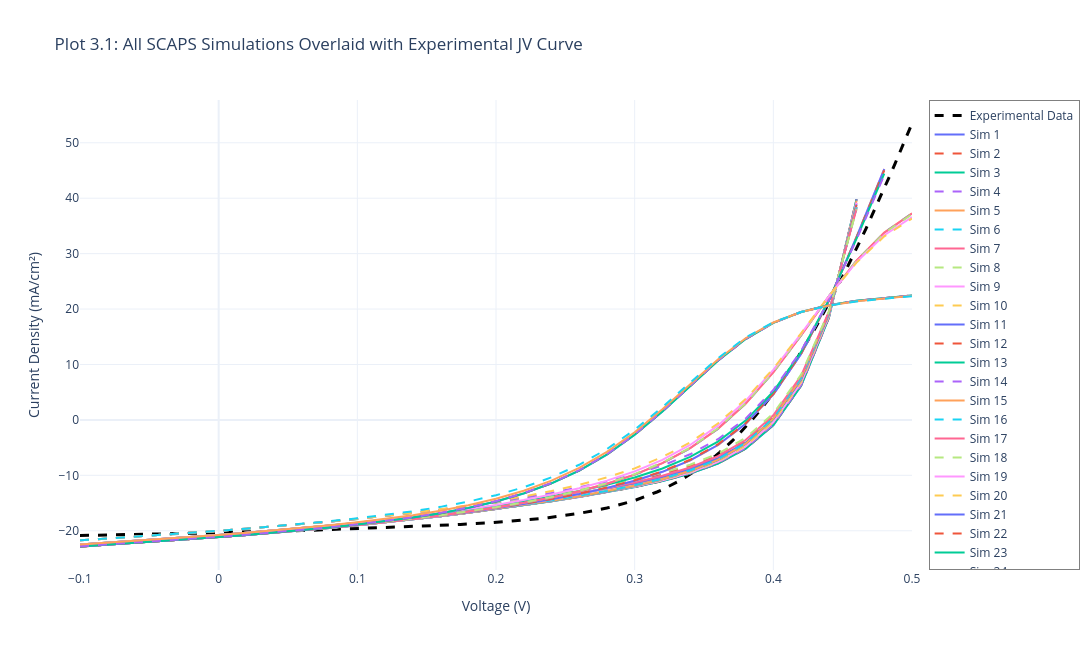

Notebook cell for this chart:
### Markdown cell above
## Section 3.1: Overlay Comparison - All Simulations vs Experimental Data

### Overview
This section provides a comprehensive visual comparison by overlaying all SCAPS simulation J-V curves on the same plot as the experimental data. This overlay approach allows for:

- **Direct shape comparison**: Visually assess which simulations best match the experimental curve shape
- **Parameter range assessment**: Understand the spread of voltages, currents, and fill factors across all simulations
- **Quality of model fit**: Quickly identify if any simulations closely track the experimental behavior across the full J-V range
- **Anomaly detection**: Spot simulations that deviate significantly from the general trend

This visualization complements the parameter-based matching in the following section and provides intuitive insight into device behavior.

### Code cell
# ------------------ PLOT 3.1: ALL SIMULATIONS + EXPERIMENTAL OVERLAY ------------------
fig_overlay = go.Figure()

# Add experimental data first (so it appears at the back)
fig_overlay.add_trace(go.Scatter(
    x=exp_data['v(V)'], 
    y=exp_data['jtot(mA/cm2)'], 
    mode='lines', 
    name='Experimental Data', 
    line=dict(color='black', width=3, dash='dash'),
    hovertemplate='<b>Experimental</b><br>V: %{x:.3f} V<br>J: %{y:.2f} mA/cm²<extra></extra>'
))

# Add all SCAPS simulations
colors = []
import plotly.express as px
color_palette = px.colors.qualitative.Plotly
for i, d in enumerate(scaps_data):
    # Filter to experimental maximum limits
    mask = (d['v(V)'] <= EXP_V_MAX) & (d['jtot(mA/cm2)'] <= EXP_J_MAX)
    v_filtered = d['v(V)'][mask]
    j_filtered = d['jtot(mA/cm2)'][mask]
    
    # Hover information
    hover_text = f"<b>{d['label']}</b><br>Voc: {d['Voc']:.3f} V<br>Jsc: {d['Jsc']:.2f} mA/cm²<br>FF: {d['FF']:.1f} %<br>η: {d['eta']:.2f} %"
    
    # Alternate between solid and dash line styles for better visibility
    line_dash = 'solid' if i % 2 == 0 else 'dash'
    line_color = color_palette[i % len(color_palette)]
    
    fig_overlay.add_trace(go.Scatter(
        x=v_filtered, 
        y=j_filtered, 
        mode='lines', 
        name=f"Sim {i+1}",
        line=dict(color=line_color, width=2, dash=line_dash),
        hovertemplate=hover_text + '<extra></extra>'
    ))

fig_overlay.update_layout(
    title='Plot 3.1: All SCAPS Simulations Overlaid with Experimental JV Curve',
    xaxis_title='Voltage (V)',
    yaxis_title='Current Density (mA/cm²)',
    hovermode='closest',
    template='plotly_white',
    width=1100,
    height=650,
    legend=dict(
        x=1.02,
        y=1,
        xanchor='left',
        yanchor='top',
        bgcolor='rgba(255, 255, 255, 0.7)',
        bordercolor='gray',
        borderwidth=1
    )
)
fig_overlay.show()

print(f"\n✅ Overlay plot created with {len(scaps_data)} simulations + 1 experimental curve")
print(f"   Experimental range: V ∈ [{exp_data['v(V)'].min():.3f}, {exp_data['v(V)'].max():.3f}] V")
print(f"                       J ∈ [{exp_data['jtot(mA/cm2)'].min():.2f}, {exp_data['jtot(mA/cm2)'].max():.2f}] mA/cm²")

### Figure 1 — Plotly figure (JSON) as saved in the notebook; plotly's stock layout.template omitted (floating-point values rounded to 4 significant figures; data arrays with more than 128 entries replaced by an {"elided": "..."} marker saying what was removed)
{"data": [{"hovertemplate": "<b>Experimental</b><br>V: %{x:.3f} V<br>J: %{y:.2f} mA/cm²<extra></extra>", "line": {"color": "black", "dash": "dash", "width": 3}, "mode": "lines", "name": "Experimental Data", "type": "scatter", "x": {"elided": "200 float values"}, "y": {"elided": "200 float values"}}, {"hovertemplate": "<b>Sb2Se3 / CdS (I1)>>Defect 1>>total density [1/cm²]: 1.00e+10</b><br>Voc: 0.403 V<br>Jsc: 21.14 mA/cm²<br>FF: 42.9 %<br>η: 3.66 %<extra></extra>", "line": {"color": "#636EFA", "dash": "solid", "width": 2}, "mode": "lines", "name": "Sim 1", "type": "scatter", "x": [-0.1, -0.08, -0.06, -0.04, -0.02, 0.0, 0.02, 0.04, 0.06, 0.08, 0.1, 0.12, 0.14, 0.16, 0.18, 0.2, 0.22, 0.24, 0.26, 0.28, 0.3, 0.32, 0.34, 0.36, 0.38, 0.4, 0.42, 0.44, 0.46], "y": [-22.84, -22.53, -22.2, -21.86, -21.51, -21.14, -20.76, -20.36, -19.93, -19.48, -19.01, -18.5, -17.95, -17.38, -16.76, -16.1, -15.41, -14.67, -13.89, -13.05, -12.12, -11.04, -9.7, -7.885, -5.207, -0.955, 6.151, 18.4, 39.83]}, {"hovertemplate": "<b>Sb2Se3 / CdS (I1)>>Defect 1>>total density [1/cm²]: 1.00e+10</b><br>Voc: 0.403 V<br>Jsc: 21.14 mA/cm²<br>FF: 42.9 %<br>η: 3.66 %<extra></extra>", "line": {"color": "#EF553B", "dash": "dash", "width": 2}, "mode": "lines", "name": "Sim 2", "type": "scatter", "x": [-0.1, -0.08, -0.06, -0.04, -0.02, 0.0, 0.02, 0.04, 0.06, 0.08, 0.1, 0.12, 0.14, 0.16, 0.18, 0.2, 0.22, 0.24, 0.26, 0.28, 0.3, 0.32, 0.34, 0.36, 0.38, 0.4, 0.42, 0.44, 0.46], "y": [-22.84, -22.53, -22.2, -21.86, -21.51, -21.14, -20.76, -20.36, -19.93, -19.48, -19.01, -18.5, -17.95, -17.37, -16.76, -16.1, -15.41, -14.67, -13.89, -13.05, -12.12, -11.04, -9.699, -7.884, -5.206, -0.9535, 6.153, 18.4, 39.83]}, {"hovertemplate": "<b>Sb2Se3 / CdS (I1)>>Defect 1>>total density [1/cm²]: 1.00e+10</b><br>Voc: 0.403 V<br>Jsc: 21.14 mA/cm²<br>FF: 42.9 %<br>η: 3.65 %<extra></extra>", "line": {"color": "#00CC96", "dash": "solid", "width": 2}, "mode": "lines", "name": "Sim 3", "type": "scatter", "x": [-0.1, -0.08, -0.06, -0.04, -0.02, 0.0, 0.02, 0.04, 0.06, 0.08, 0.1, 0.12, 0.14, 0.16, 0.18, 0.2, 0.22, 0.24, 0.26, 0.28, 0.3, 0.32, 0.34, 0.36, 0.38, 0.4, 0.42, 0.44, 0.46], "y": [-22.84, -22.52, -22.2, -21.86, -21.51, -21.14, -20.76, -20.35, -19.93, -19.48, -19.0, -18.49, -17.95, -17.37, -16.75, -16.1, -15.4, -14.67, -13.88, -13.04, -12.11, -11.03, -9.687, -7.871, -5.191, -0.9384, 6.166, 18.41, 39.82]}, {"hovertemplate": "<b>Sb2Se3 / CdS (I1)>>Defect 1>>total density [1/cm²]: 1.00e+10</b><br>Voc: 0.403 V<br>Jsc: 21.10 mA/cm²<br>FF: 42.7 %<br>η: 3.63 %<extra></extra>", "line": {"color": "#AB63FA", "dash": "dash", "width": 2}, "mode": "lines", "name": "Sim 4", "type": "scatter", "x": [-0.1, -0.08, -0.06, -0.04, -0.02, 0.0, 0.02, 0.04, 0.06, 0.08, 0.1, 0.12, 0.14, 0.16, 0.18, 0.2, 0.22, 0.24, 0.26, 0.28, 0.3, 0.32, 0.34, 0.36, 0.38, 0.4, 0.42, 0.44, 0.46], "y": [-22.8, -22.48, -22.16, -21.82, -21.46, -21.1, -20.71, -20.31, -19.88, -19.43, -18.95, -18.44, -17.89, -17.31, -16.69, -16.03, -15.34, -14.6, -13.81, -12.96, -12.02, -10.93, -9.577, -7.75, -5.063, -0.8087, 6.281, 18.47, 39.75]}, {"hovertemplate": "<b>Sb2Se3 / CdS (I1)>>Defect 1>>total density [1/cm²]: 1.00e+10</b><br>Voc: 0.401 V<br>Jsc: 20.76 mA/cm²<br>FF: 41.9 %<br>η: 3.49 %<extra></extra>", "line": {"color": "#FFA15A", "dash": "solid", "width": 2}, "mode": "lines", "name": "Sim 5", "type": "scatter", "x": [-0.1, -0.08, -0.06, -0.04, -0.02, 0.0, 0.02, 0.04, 0.06, 0.08, 0.1, 0.12, 0.14, 0.16, 0.18, 0.2, 0.22, 0.24, 0.26, 0.28, 0.3, 0.32, 0.34, 0.36, 0.38, 0.4, 0.42, 0.44, 0.46], "y": [-22.49, -22.17, -21.84, -21.5, -21.14, -20.76, -20.37, -19.96, -19.53, -19.07, -18.59, -18.07, -17.51, -16.92, -16.29, -15.61, -14.9, -14.14, -13.33, -12.47, -11.51, -10.4, -9.029, -7.196, -4.518, -0.3075, 6.679, 18.66, 39.54]}, {"hovertemplate": "<b>Sb2Se3 / CdS (I1)>>Defect 1>>total density [1/cm²]: 1.00e+10</b><br>Voc: 0.400 V<br>Jsc: 20.02 mA/cm²<br>FF: 41.5 %<br>η: 3.32 %<extra></extra>", "line": {"color": "#19D3F3", "dash": "dash", "width": 2}, "mode": "lines", "name": "Sim 6", "type": "scatter", "x": [-0.1, -0.08, -0.06, -0.04, -0.02, 0.0, 0.02, 0.04, 0.06, 0.08, 0.1, 0.12, 0.14, 0.16, 0.18, 0.2, 0.22, 0.24, 0.26, 0.28, 0.3, 0.32, 0.34, 0.36, 0.38, 0.4, 0.42, 0.44, 0.46], "y": [-21.73, -21.41, -21.09, -20.74, -20.39, -20.02, -19.63, -19.23, -18.8, -18.34, -17.86, -17.35, -16.8, -16.22, -15.6, -14.94, -14.24, -13.5, -12.71, -11.87, -10.94, -9.858, -8.528, -6.741, -4.12, 0.017, 6.905, 18.75, 39.44]}, {"hovertemplate": "<b>Sb2Se3 / CdS (I1)>>Defect 1>>total density [1/cm²]: 5.00e+10</b><br>Voc: 0.401 V<br>Jsc: 21.14 mA/cm²<br>FF: 42.8 %<br>η: 3.64 %<extra></extra>", "line": {"color": "#FF6692", "dash": "solid", "width": 2}, "mode": "lines", "name": "Sim 7", "type": "scatter", "x": [-0.1, -0.08, -0.06, -0.04, -0.02, 0.0, 0.02, 0.04, 0.06, 0.08, 0.1, 0.12, 0.14, 0.16, 0.18, 0.2, 0.22, 0.24, 0.26, 0.28, 0.3, 0.32, 0.34, 0.36, 0.38, 0.4, 0.42, 0.44, 0.46], "y": [-22.84, -22.53, -22.2, -21.86, -21.51, -21.14, -20.76, -20.36, -19.93, -19.48, -19.01, -18.5, -17.95, -17.37, -16.75, -16.09, -15.39, -14.65, -13.85, -12.99, -12.03, -10.9, -9.496, -7.593, -4.802, -0.4275, 6.745, 18.8, 39.19]}, {"hovertemplate": "<b>Sb2Se3 / CdS (I1)>>Defect 1>>total density [1/cm²]: 5.00e+10</b><br>Voc: 0.401 V<br>Jsc: 21.14 mA/cm²<br>FF: 42.8 %<br>η: 3.64 %<extra></extra>", "line": {"color": "#B6E880", "dash": "dash", "width": 2}, "mode": "lines", "name": "Sim 8", "type": "scatter", "x": [-0.1, -0.08, -0.06, -0.04, -0.02, 0.0, 0.02, 0.04, 0.06, 0.08, 0.1, 0.12, 0.14, 0.16, 0.18, 0.2, 0.22, 0.24, 0.26, 0.28, 0.3, 0.32, 0.34, 0.36, 0.38, 0.4, 0.42, 0.44, 0.46], "y": [-22.84, -22.53, -22.2, -21.86, -21.51, -21.14, -20.76, -20.36, -19.93, -19.48, -19.0, -18.5, -17.95, -17.37, -16.75, -16.09, -15.39, -14.65, -13.85, -12.99, -12.03, -10.9, -9.495, -7.592, -4.801, -0.426, 6.747, 18.8, 39.18]}, {"hovertemplate": "<b>Sb2Se3 / CdS (I1)>>Defect 1>>total density [1/cm²]: 5.00e+10</b><br>Voc: 0.401 V<br>Jsc: 21.14 mA/cm²<br>FF: 42.8 %<br>η: 3.63 %<extra></extra>", "line": {"color": "#FF97FF", "dash": "solid", "width": 2}, "mode": "lines", "name": "Sim 9", "type": "scatter", "x": [-0.1, -0.08, -0.06, -0.04, -0.02, 0.0, 0.02, 0.04, 0.06, 0.08, 0.1, 0.12, 0.14, 0.16, 0.18, 0.2, 0.22, 0.24, 0.26, 0.28, 0.3, 0.32, 0.34, 0.36, 0.38, 0.4, 0.42, 0.44, 0.46], "y": [-22.84, -22.52, -22.2, -21.86, -21.51, -21.14, -20.76, -20.35, -19.93, -19.48, -19.0, -18.49, -17.95, -17.36, -16.74, -16.09, -15.38, -14.64, -13.84, -12.98, -12.02, -10.89, -9.483, -7.579, -4.786, -0.4112, 6.76, 18.8, 39.17]}, {"hovertemplate": "<b>Sb2Se3 / CdS (I1)>>Defect 1>>total density [1/cm²]: 5.00e+10</b><br>Voc: 0.401 V<br>Jsc: 21.10 mA/cm²<br>FF: 42.7 %<br>η: 3.61 %<extra></extra>", "line": {"color": "#FECB52", "dash": "dash", "width": 2}, "mode": "lines", "name": "Sim 10", "type": "scatter", "x": [-0.1, -0.08, -0.06, -0.04, -0.02, 0.0, 0.02, 0.04, 0.06, 0.08, 0.1, 0.12, 0.14, 0.16, 0.18, 0.2, 0.22, 0.24, 0.26, 0.28, 0.3, 0.32, 0.34, 0.36, 0.38, 0.4, 0.42, 0.44, 0.46], "y": [-22.8, -22.48, -22.16, -21.82, -21.46, -21.1, -20.71, -20.31, -19.88, -19.43, -18.95, -18.44, -17.89, -17.31, -16.69, -16.02, -15.32, -14.57, -13.77, -12.89, -11.92, -10.79, -9.373, -7.46, -4.66, -0.2839, 6.871, 18.86, 39.1]}, {"hovertemplate": "<b>Sb2Se3 / CdS (I1)>>Defect 1>>total density [1/cm²]: 5.00e+10</b><br>Voc: 0.399 V<br>Jsc: 20.76 mA/cm²<br>FF: 41.9 %<br>η: 3.47 %<extra></extra>", "line": {"color": "#636EFA", "dash": "solid", "width": 2}, "mode": "lines", "name": "Sim 11", "type": "scatter", "x": [-0.1, -0.08, -0.06, -0.04, -0.02, 0.0, 0.02, 0.04, 0.06, 0.08, 0.1, 0.12, 0.14, 0.16, 0.18, 0.2, 0.22, 0.24, 0.26, 0.28, 0.3, 0.32, 0.34, 0.36, 0.38, 0.4, 0.42, 0.44, 0.46], "y": [-22.49, -22.17, -21.84, -21.5, -21.14, -20.76, -20.37, -19.96, -19.53, -19.07, -18.58, -18.06, -17.51, -16.91, -16.28, -15.6, -14.88, -14.11, -13.29, -12.4, -11.41, -10.26, -8.828, -6.909, -4.121, 0.2093, 7.258, 19.04, 38.88]}, {"hovertemplate": "<b>Sb2Se3 / CdS (I1)>>Defect 1>>total density [1/cm²]: 5.00e+10</b><br>Voc: 0.398 V<br>Jsc: 20.02 mA/cm²<br>FF: 41.5 %<br>η: 3.31 %<extra></extra>", "line": {"color": "#EF553B", "dash": "dash", "width": 2}, "mode": "lines", "name": "Sim 12", "type": "scatter", "x": [-0.1, -0.08, -0.06, -0.04, -0.02, 0.0, 0.02, 0.04, 0.06, 0.08, 0.1, 0.12, 0.14, 0.16, 0.18, 0.2, 0.22, 0.24, 0.26, 0.28, 0.3, 0.32, 0.34, 0.36, 0.38, 0.4, 0.42, 0.44, 0.46], "y": [-21.73, -21.41, -21.09, -20.74, -20.39, -20.02, -19.63, -19.23, -18.8, -18.34, -17.86, -17.35, -16.8, -16.22, -15.59, -14.93, -14.22, -13.47, -12.67, -11.81, -10.84, -9.721, -8.329, -6.456, -3.726, 0.53, 7.481, 19.13, 38.78]}, {"hovertemplate": "<b>Sb2Se3 / CdS (I1)>>Defect 1>>total density [1/cm²]: 1.00e+11</b><br>Voc: 0.399 V<br>Jsc: 21.14 mA/cm²<br>FF: 42.8 %<br>η: 3.61 %<extra></extra>", "line": {"color": "#00CC96", "dash": "solid", "width": 2}, "mode": "lines", "name": "Sim 13", "type": "scatter", "x": [-0.1, -0.08, -0.06, -0.04, -0.02, 0.0, 0.02, 0.04, 0.06, 0.08, 0.1, 0.12, 0.14, 0.16, 0.18, 0.2, 0.22, 0.24, 0.26, 0.28, 0.3, 0.32, 0.34, 0.36, 0.38, 0.4, 0.42, 0.44, 0.46], "y": [-22.84, -22.53, -22.2, -21.86, -21.51, -21.14, -20.76, -20.36, -19.93, -19.48, -19.0, -18.49, -17.95, -17.37, -16.74, -16.08, -15.37, -14.61, -13.8, -12.91, -11.91, -10.73, -9.243, -7.233, -4.306, 0.2119, 7.453, 19.25, 38.39]}, {"hovertemplate": "<b>Sb2Se3 / CdS (I1)>>Defect 1>>total density [1/cm²]: 1.00e+11</b><br>Voc: 0.399 V<br>Jsc: 21.14 mA/cm²<br>FF: 42.8 %<br>η: 3.61 %<extra></extra>", "line": {"color": "#AB63FA", "dash": "dash", "width": 2}, "mode": "lines", "name": "Sim 14", "type": "scatter", "x": [-0.1, -0.08, -0.06, -0.04, -0.02, 0.0, 0.02, 0.04, 0.06, 0.08, 0.1, 0.12, 0.14, 0.16, 0.18, 0.2, 0.22, 0.24, 0.26, 0.28, 0.3, 0.32, 0.34, 0.36, 0.38, 0.4, 0.42, 0.44, 0.46], "y": [-22.84, -22.53, -22.2, -21.86, -21.51, -21.14, -20.76, -20.36, -19.93, -19.48, -19.0, -18.49, -17.95, -17.36, -16.74, -16.08, -15.37, -14.61, -13.8, -12.91, -11.91, -10.73, -9.242, -7.232, -4.305, 0.2134, 7.454, 19.25, 38.39]}, {"hovertemplate": "<b>Sb2Se3 / CdS (I1)>>Defect 1>>total density [1/cm²]: 1.00e+11</b><br>Voc: 0.399 V<br>Jsc: 21.14 mA/cm²<br>FF: 42.8 %<br>η: 3.61 %<extra></extra>", "line": {"color": "#FFA15A", "dash": "solid", "width": 2}, "mode": "lines", "name": "Sim 15", "type": "scatter", "x": [-0.1, -0.08, -0.06, -0.04, -0.02, 0.0, 0.02, 0.04, 0.06, 0.08, 0.1, 0.12, 0.14, 0.16, 0.18, 0.2, 0.22, 0.24, 0.26, 0.28, 0.3, 0.32, 0.34, 0.36, 0.38, 0.4, 0.42, 0.44, 0.46], "y": [-22.84, -22.52, -22.2, -21.86, -21.51, -21.14, -20.75, -20.35, -19.93, -19.48, -19.0, -18.49, -17.94, -17.36, -16.74, -16.07, -15.36, -14.6, -13.79, -12.9, -11.9, -10.72, -9.23, -7.219, -4.291, 0.2278, 7.467, 19.25, 38.38]}, {"hovertemplate": "<b>Sb2Se3 / CdS (I1)>>Defect 1>>total density [1/cm²]: 1.00e+11</b><br>Voc: 0.399 V<br>Jsc: 21.10 mA/cm²<br>FF: 42.7 %<br>η: 3.59 %<extra></extra>", "line": {"color": "#19D3F3", "dash": "dash", "width": 2}, "mode": "lines", "name": "Sim 16", "type": "scatter", "x": [-0.1, -0.08, -0.06, -0.04, -0.02, 0.0, 0.02, 0.04, 0.06, 0.08, 0.1, 0.12, 0.14, 0.16, 0.18, 0.2, 0.22, 0.24, 0.26, 0.28, 0.3, 0.32, 0.34, 0.36, 0.38, 0.4, 0.42, 0.44, 0.46], "y": [-22.8, -22.48, -22.16, -21.82, -21.46, -21.1, -20.71, -20.31, -19.88, -19.43, -18.95, -18.44, -17.89, -17.3, -16.68, -16.01, -15.29, -14.53, -13.71, -12.82, -11.81, -10.62, -9.121, -7.101, -4.166, 0.3521, 7.573, 19.31, 38.3]}, {"hovertemplate": "<b>Sb2Se3 / CdS (I1)>>Defect 1>>total density [1/cm²]: 1.00e+11</b><br>Voc: 0.397 V<br>Jsc: 20.76 mA/cm²<br>FF: 41.9 %<br>η: 3.46 %<extra></extra>", "line": {"color": "#FF6692", "dash": "solid", "width": 2}, "mode": "lines", "name": "Sim 17", "type": "scatter", "x": [-0.1, -0.08, -0.06, -0.04, -0.02, 0.0, 0.02, 0.04, 0.06, 0.08, 0.1, 0.12, 0.14, 0.16, 0.18, 0.2, 0.22, 0.24, 0.26, 0.28, 0.3, 0.32, 0.34, 0.36, 0.38, 0.4, 0.42, 0.44, 0.46], "y": [-22.49, -22.17, -21.84, -21.5, -21.14, -20.76, -20.37, -19.96, -19.53, -19.07, -18.58, -18.06, -17.5, -16.91, -16.27, -15.59, -14.86, -14.08, -13.24, -12.32, -11.3, -10.09, -8.58, -6.555, -3.634, 0.8355, 7.948, 19.47, 38.08]}, {"hovertemplate": "<b>Sb2Se3 / CdS (I1)>>Defect 1>>total density [1/cm²]: 1.00e+11</b><br>Voc: 0.395 V<br>Jsc: 20.02 mA/cm²<br>FF: 41.6 %<br>η: 3.29 %<extra></extra>", "line": {"color": "#B6E880", "dash": "dash", "width": 2}, "mode": "lines", "name": "Sim 18", "type": "scatter", "x": [-0.1, -0.08, -0.06, -0.04, -0.02, 0.0, 0.02, 0.04, 0.06, 0.08, 0.1, 0.12, 0.14, 0.16, 0.18, 0.2, 0.22, 0.24, 0.26, 0.28, 0.3, 0.32, 0.34, 0.36, 0.38, 0.4, 0.42, 0.44, 0.46], "y": [-21.73, -21.41, -21.09, -20.74, -20.39, -20.02, -19.63, -19.23, -18.8, -18.34, -17.86, -17.35, -16.8, -16.21, -15.58, -14.91, -14.2, -13.44, -12.62, -11.73, -10.73, -9.552, -8.082, -6.105, -3.243, 1.151, 8.165, 19.55, 37.98]}, {"hovertemplate": "<b>Sb2Se3 / CdS (I1)>>Defect 1>>total density [1/cm²]: 5.00e+11</b><br>Voc: 0.383 V<br>Jsc: 21.14 mA/cm²<br>FF: 43.0 %<br>η: 3.48 %<extra></extra>", "line": {"color": "#FF97FF", "dash": "solid", "width": 2}, "mode": "lines", "name": "Sim 19", "type": "scatter", "x": [-0.1, -0.08, -0.06, -0.04, -0.02, 0.0, 0.02, 0.04, 0.06, 0.08, 0.1, 0.12, 0.14, 0.16, 0.18, 0.2, 0.22, 0.24, 0.26, 0.28, 0.3, 0.32, 0.34, 0.36, 0.38, 0.4, 0.42, 0.44, 0.46, 0.48], "y": [-22.84, -22.53, -22.2, -21.86, -21.51, -21.14, -20.76, -20.36, -19.93, -19.48, -18.99, -18.48, -17.92, -17.32, -16.67, -15.96, -15.19, -14.34, -13.38, -12.28, -10.98, -9.379, -7.313, -4.543, -0.7215, 4.602, 11.91, 21.47, 33.0, 45.27]}, {"hovertemplate": "<b>Sb2Se3 / CdS (I1)>>Defect 1>>total density [1/cm²]: 5.00e+11</b><br>Voc: 0.383 V<br>Jsc: 21.14 mA/cm²<br>FF: 43.0 %<br>η: 3.48 %<extra></extra>", "line": {"color": "#FECB52", "dash": "dash", "width": 2}, "mode": "lines", "name": "Sim 20", "type": "scatter", "x": [-0.1, -0.08, -0.06, -0.04, -0.02, 0.0, 0.02, 0.04, 0.06, 0.08, 0.1, 0.12, 0.14, 0.16, 0.18, 0.2, 0.22, 0.24, 0.26, 0.28, 0.3, 0.32, 0.34, 0.36, 0.38, 0.4, 0.42, 0.44, 0.46, 0.48], "y": [-22.84, -22.53, -22.2, -21.86, -21.51, -21.14, -20.76, -20.36, -19.93, -19.48, -18.99, -18.48, -17.92, -17.32, -16.67, -15.96, -15.19, -14.34, -13.38, -12.28, -10.98, -9.378, -7.312, -4.542, -0.7202, 4.603, 11.91, 21.47, 33.0, 45.26]}, {"hovertemplate": "<b>Sb2Se3 / CdS (I1)>>Defect 1>>total density [1/cm²]: 5.00e+11</b><br>Voc: 0.383 V<br>Jsc: 21.14 mA/cm²<br>FF: 42.9 %<br>η: 3.48 %<extra></extra>", "line": {"color": "#636EFA", "dash": "solid", "width": 2}, "mode": "lines", "name": "Sim 21", "type": "scatter", "x": [-0.1, -0.08, -0.06, -0.04, -0.02, 0.0, 0.02, 0.04, 0.06, 0.08, 0.1, 0.12, 0.14, 0.16, 0.18, 0.2, 0.22, 0.24, 0.26, 0.28, 0.3, 0.32, 0.34, 0.36, 0.38, 0.4, 0.42, 0.44, 0.46, 0.48], "y": [-22.84, -22.52, -22.2, -21.86, -21.51, -21.14, -20.75, -20.35, -19.92, -19.47, -18.99, -18.47, -17.92, -17.31, -16.66, -15.96, -15.18, -14.33, -13.37, -12.27, -10.97, -9.368, -7.3, -4.529, -0.7078, 4.614, 11.92, 21.47, 32.99, 45.24]}, {"hovertemplate": "<b>Sb2Se3 / CdS (I1)>>Defect 1>>total density [1/cm²]: 5.00e+11</b><br>Voc: 0.383 V<br>Jsc: 21.09 mA/cm²<br>FF: 42.8 %<br>η: 3.46 %<extra></extra>", "line": {"color": "#EF553B", "dash": "dash", "width": 2}, "mode": "lines", "name": "Sim 22", "type": "scatter", "x": [-0.1, -0.08, -0.06, -0.04, -0.02, 0.0, 0.02, 0.04, 0.06, 0.08, 0.1, 0.12, 0.14, 0.16, 0.18, 0.2, 0.22, 0.24, 0.26, 0.28, 0.3, 0.32, 0.34, 0.36, 0.38, 0.4, 0.42, 0.44, 0.46, 0.48], "y": [-22.8, -22.48, -22.16, -21.82, -21.46, -21.09, -20.71, -20.3, -19.88, -19.42, -18.94, -18.42, -17.86, -17.26, -16.6, -15.89, -15.12, -14.26, -13.3, -12.19, -10.88, -9.271, -7.197, -4.421, -0.5982, 4.717, 11.99, 21.5, 32.92, 45.04]}, {"hovertemplate": "<b>Sb2Se3 / CdS (I1)>>Defect 1>>total density [1/cm²]: 5.00e+11</b><br>Voc: 0.381 V<br>Jsc: 20.76 mA/cm²<br>FF: 42.2 %<br>η: 3.34 %<extra></extra>", "line": {"color": "#00CC96", "dash": "solid", "width": 2}, "mode": "lines", "name": "Sim 23", "type": "scatter", "x": [-0.1, -0.08, -0.06, -0.04, -0.02, 0.0, 0.02, 0.04, 0.06, 0.08, 0.1, 0.12, 0.14, 0.16, 0.18, 0.2, 0.22, 0.24, 0.26, 0.28, 0.3, 0.32, 0.34, 0.36, 0.38, 0.4, 0.42, 0.44, 0.46, 0.48], "y": [-22.49, -22.17, -21.84, -21.49, -21.14, -20.76, -20.37, -19.96, -19.53, -19.07, -18.57, -18.05, -17.48, -16.86, -16.2, -15.47, -14.68, -13.81, -12.83, -11.71, -10.38, -8.76, -6.681, -3.912, -0.1205, 5.125, 12.27, 21.57, 32.7, 44.44]}, {"hovertemplate": "<b>Sb2Se3 / CdS (I1)>>Defect 1>>total density [1/cm²]: 5.00e+11</b><br>Voc: 0.379 V<br>Jsc: 20.02 mA/cm²<br>FF: 41.9 %<br>η: 3.18 %<extra></extra>", "line": {"color": "#AB63FA", "dash": "dash", "width": 2}, "mode": "lines", "name": "Sim 24", "type": "scatter", "x": [-0.1, -0.08, -0.06, -0.04, -0.02, 0.0, 0.02, 0.04, 0.06, 0.08, 0.1, 0.12, 0.14, 0.16, 0.18, 0.2, 0.22, 0.24, 0.26, 0.28, 0.3, 0.32, 0.34, 0.36, 0.38, 0.4, 0.42, 0.44, 0.46, 0.48], "y": [-21.73, -21.41, -21.09, -20.74, -20.39, -20.02, -19.63, -19.22, -18.79, -18.34, -17.85, -17.33, -16.77, -16.17, -15.51, -14.8, -14.03, -13.17, -12.21, -11.12, -9.826, -8.238, -6.202, -3.487, 0.239, 5.403, 12.45, 21.62, 32.58, 44.14]}, {"hovertemplate": "<b>Sb2Se3 / CdS (I1)>>Defect 1>>total density [1/cm²]: 1.00e+12</b><br>Voc: 0.368 V<br>Jsc: 21.14 mA/cm²<br>FF: 43.3 %<br>η: 3.36 %<extra></extra>", "line": {"color": "#FFA15A", "dash": "solid", "width": 2}, "mode": "lines", "name": "Sim 25", "type": "scatter", "x": [-0.1, -0.08, -0.06, -0.04, -0.02, 0.0, 0.02, 0.04, 0.06, 0.08, 0.1, 0.12, 0.14, 0.16, 0.18, 0.2, 0.22, 0.24, 0.26, 0.28, 0.3, 0.32, 0.34, 0.36, 0.38, 0.4, 0.42, 0.44, 0.46, 0.48, 0.5], "y": [-22.84, -22.53, -22.2, -21.86, -21.51, -21.14, -20.76, -20.35, -19.93, -19.47, -18.98, -18.46, -17.89, -17.27, -16.58, -15.82, -14.97, -14.0, -12.87, -11.52, -9.875, -7.796, -5.115, -1.615, 2.917, 8.596, 15.26, 22.29, 28.73, 33.79, 37.27]}, {"hovertemplate": "<b>Sb2Se3 / CdS (I1)>>Defect 1>>total density [1/cm²]: 1.00e+12</b><br>Voc: 0.368 V<br>Jsc: 21.14 mA/cm²<br>FF: 43.3 %<br>η: 3.36 %<extra></extra>", "line": {"color": "#19D3F3", "dash": "dash", "width": 2}, "mode": "lines", "name": "Sim 26", "type": "scatter", "x": [-0.1, -0.08, -0.06, -0.04, -0.02, 0.0, 0.02, 0.04, 0.06, 0.08, 0.1, 0.12, 0.14, 0.16, 0.18, 0.2, 0.22, 0.24, 0.26, 0.28, 0.3, 0.32, 0.34, 0.36, 0.38, 0.4, 0.42, 0.44, 0.46, 0.48, 0.5], "y": [-22.84, -22.53, -22.2, -21.86, -21.51, -21.14, -20.76, -20.35, -19.93, -19.47, -18.98, -18.46, -17.89, -17.27, -16.58, -15.82, -14.97, -14.0, -12.87, -11.52, -9.874, -7.795, -5.114, -1.614, 2.918, 8.597, 15.26, 22.29, 28.73, 33.79, 37.26]}, {"hovertemplate": "<b>Sb2Se3 / CdS (I1)>>Defect 1>>total density [1/cm²]: 1.00e+12</b><br>Voc: 0.368 V<br>Jsc: 21.14 mA/cm²<br>FF: 43.3 %<br>η: 3.36 %<extra></extra>", "line": {"color": "#FF6692", "dash": "solid", "width": 2}, "mode": "lines", "name": "Sim 27", "type": "scatter", "x": [-0.1, -0.08, -0.06, -0.04, -0.02, 0.0, 0.02, 0.04, 0.06, 0.08, 0.1, 0.12, 0.14, 0.16, 0.18, 0.2, 0.22, 0.24, 0.26, 0.28, 0.3, 0.32, 0.34, 0.36, 0.38, 0.4, 0.42, 0.44, 0.46, 0.48, 0.5], "y": [-22.84, -22.52, -22.2, -21.86, -21.51, -21.14, -20.75, -20.35, -19.92, -19.47, -18.98, -18.45, -17.88, -17.26, -16.57, -15.81, -14.96, -13.99, -12.86, -11.51, -9.865, -7.785, -5.103, -1.604, 2.929, 8.606, 15.26, 22.29, 28.73, 33.78, 37.25]}, {"hovertemplate": "<b>Sb2Se3 / CdS (I1)>>Defect 1>>total density [1/cm²]: 1.00e+12</b><br>Voc: 0.367 V<br>Jsc: 21.09 mA/cm²<br>FF: 43.2 %<br>η: 3.34 %<extra></extra>", "line": {"color": "#B6E880", "dash": "dash", "width": 2}, "mode": "lines", "name": "Sim 28", "type": "scatter", "x": [-0.1, -0.08, -0.06, -0.04, -0.02, 0.0, 0.02, 0.04, 0.06, 0.08, 0.1, 0.12, 0.14, 0.16, 0.18, 0.2, 0.22, 0.24, 0.26, 0.28, 0.3, 0.32, 0.34, 0.36, 0.38, 0.4, 0.42, 0.44, 0.46, 0.48, 0.5], "y": [-22.8, -22.48, -22.16, -21.82, -21.46, -21.09, -20.71, -20.3, -19.87, -19.42, -18.93, -18.4, -17.83, -17.2, -16.52, -15.75, -14.89, -13.92, -12.78, -11.43, -9.778, -7.693, -5.007, -1.506, 3.022, 8.685, 15.31, 22.29, 28.67, 33.68, 37.1]}, {"hovertemplate": "<b>Sb2Se3 / CdS (I1)>>Defect 1>>total density [1/cm²]: 1.00e+12</b><br>Voc: 0.365 V<br>Jsc: 20.76 mA/cm²<br>FF: 42.7 %<br>η: 3.23 %<extra></extra>", "line": {"color": "#FF97FF", "dash": "solid", "width": 2}, "mode": "lines", "name": "Sim 29", "type": "scatter", "x": [-0.1, -0.08, -0.06, -0.04, -0.02, 0.0, 0.02, 0.04, 0.06, 0.08, 0.1, 0.12, 0.14, 0.16, 0.18, 0.2, 0.22, 0.24, 0.26, 0.28, 0.3, 0.32, 0.34, 0.36, 0.38, 0.4, 0.42, 0.44, 0.46, 0.48, 0.5], "y": [-22.49, -22.17, -21.84, -21.49, -21.14, -20.76, -20.37, -19.96, -19.52, -19.06, -18.56, -18.03, -17.45, -16.81, -16.11, -15.33, -14.46, -13.47, -12.32, -10.96, -9.292, -7.202, -4.521, -1.042, 3.436, 9.012, 15.51, 22.31, 28.49, 33.32, 36.61]}, {"hovertemplate": "<b>Sb2Se3 / CdS (I1)>>Defect 1>>total density [1/cm²]: 1.00e+12</b><br>Voc: 0.363 V<br>Jsc: 20.02 mA/cm²<br>FF: 42.4 %<br>η: 3.08 %<extra></extra>", "line": {"color": "#FECB52", "dash": "dash", "width": 2}, "mode": "lines", "name": "Sim 30", "type": "scatter", "x": [-0.1, -0.08, -0.06, -0.04, -0.02, 0.0, 0.02, 0.04, 0.06, 0.08, 0.1, 0.12, 0.14, 0.16, 0.18, 0.2, 0.22, 0.24, 0.26, 0.28, 0.3, 0.32, 0.34, 0.36, 0.38, 0.4, 0.42, 0.44, 0.46, 0.48, 0.5], "y": [-21.73, -21.41, -21.09, -20.74, -20.39, -20.02, -19.63, -19.22, -18.79, -18.33, -17.84, -17.31, -16.74, -16.11, -15.43, -14.66, -13.81, -12.84, -11.71, -10.38, -8.746, -6.697, -4.065, -0.647, 3.758, 9.243, 15.63, 22.31, 28.39, 33.11, 36.34]}, {"hovertemplate": "<b>Sb2Se3 / CdS (I1)>>Defect 1>>total density [1/cm²]: 5.00e+12</b><br>Voc: 0.313 V<br>Jsc: 21.14 mA/cm²<br>FF: 44.5 %<br>η: 2.95 %<extra></extra>", "line": {"color": "#636EFA", "dash": "solid", "width": 2}, "mode": "lines", "name": "Sim 31", "type": "scatter", "x": [-0.1, -0.08, -0.06, -0.04, -0.02, 0.0, 0.02, 0.04, 0.06, 0.08, 0.1, 0.12, 0.14, 0.16, 0.18, 0.2, 0.22, 0.24, 0.26, 0.28, 0.3, 0.32, 0.34, 0.36, 0.38, 0.4, 0.42, 0.44, 0.46, 0.48, 0.5], "y": [-22.84, -22.53, -22.2, -21.86, -21.51, -21.14, -20.75, -20.34, -19.9, -19.42, -18.89, -18.3, -17.62, -16.83, -15.88, -14.71, -13.27, -11.45, -9.145, -6.25, -2.688, 1.512, 6.119, 10.66, 14.58, 17.51, 19.46, 20.69, 21.48, 22.04, 22.46]}, {"hovertemplate": "<b>Sb2Se3 / CdS (I1)>>Defect 1>>total density [1/cm²]: 5.00e+12</b><br>Voc: 0.313 V<br>Jsc: 21.14 mA/cm²<br>FF: 44.5 %<br>η: 2.95 %<extra></extra>", "line": {"color": "#EF553B", "dash": "dash", "width": 2}, "mode": "lines", "name": "Sim 32", "type": "scatter", "x": [-0.1, -0.08, -0.06, -0.04, -0.02, 0.0, 0.02, 0.04, 0.06, 0.08, 0.1, 0.12, 0.14, 0.16, 0.18, 0.2, 0.22, 0.24, 0.26, 0.28, 0.3, 0.32, 0.34, 0.36, 0.38, 0.4, 0.42, 0.44, 0.46, 0.48, 0.5], "y": [-22.84, -22.53, -22.2, -21.86, -21.51, -21.14, -20.75, -20.34, -19.9, -19.42, -18.89, -18.3, -17.62, -16.83, -15.88, -14.71, -13.27, -11.45, -9.145, -6.249, -2.687, 1.513, 6.119, 10.66, 14.58, 17.51, 19.46, 20.69, 21.48, 22.04, 22.46]}, {"hovertemplate": "<b>Sb2Se3 / CdS (I1)>>Defect 1>>total density [1/cm²]: 5.00e+12</b><br>Voc: 0.313 V<br>Jsc: 21.13 mA/cm²<br>FF: 44.5 %<br>η: 2.95 %<extra></extra>", "line": {"color": "#00CC96", "dash": "solid", "width": 2}, "mode": "lines", "name": "Sim 33", "type": "scatter", "x": [-0.1, -0.08, -0.06, -0.04, -0.02, 0.0, 0.02, 0.04, 0.06, 0.08, 0.1, 0.12, 0.14, 0.16, 0.18, 0.2, 0.22, 0.24, 0.26, 0.28, 0.3, 0.32, 0.34, 0.36, 0.38, 0.4, 0.42, 0.44, 0.46, 0.48, 0.5], "y": [-22.84, -22.52, -22.19, -21.86, -21.5, -21.13, -20.74, -20.33, -19.89, -19.41, -18.89, -18.29, -17.62, -16.82, -15.87, -14.71, -13.26, -11.44, -9.137, -6.242, -2.68, 1.52, 6.125, 10.67, 14.58, 17.51, 19.46, 20.69, 21.48, 22.04, 22.46]}, {"hovertemplate": "<b>Sb2Se3 / CdS (I1)>>Defect 1>>total density [1/cm²]: 5.00e+12</b><br>Voc: 0.313 V<br>Jsc: 21.09 mA/cm²<br>FF: 44.5 %<br>η: 2.93 %<extra></extra>", "line": {"color": "#AB63FA", "dash": "dash", "width": 2}, "mode": "lines", "name": "Sim 34", "type": "scatter", "x": [-0.1, -0.08, -0.06, -0.04, -0.02, 0.0, 0.02, 0.04, 0.06, 0.08, 0.1, 0.12, 0.14, 0.16, 0.18, 0.2, 0.22, 0.24, 0.26, 0.28, 0.3, 0.32, 0.34, 0.36, 0.38, 0.4, 0.42, 0.44, 0.46, 0.48, 0.5], "y": [-22.8, -22.48, -22.15, -21.81, -21.46, -21.09, -20.7, -20.29, -19.84, -19.36, -18.84, -18.24, -17.56, -16.77, -15.81, -14.65, -13.2, -11.37, -9.07, -6.173, -2.612, 1.582, 6.179, 10.71, 14.61, 17.52, 19.46, 20.68, 21.47, 22.02, 22.45]}, {"hovertemplate": "<b>Sb2Se3 / CdS (I1)>>Defect 1>>total density [1/cm²]: 5.00e+12</b><br>Voc: 0.311 V<br>Jsc: 20.76 mA/cm²<br>FF: 44.1 %<br>η: 2.85 %<extra></extra>", "line": {"color": "#FFA15A", "dash": "solid", "width": 2}, "mode": "lines", "name": "Sim 35", "type": "scatter", "x": [-0.1, -0.08, -0.06, -0.04, -0.02, 0.0, 0.02, 0.04, 0.06, 0.08, 0.1, 0.12, 0.14, 0.16, 0.18, 0.2, 0.22, 0.24, 0.26, 0.28, 0.3, 0.32, 0.34, 0.36, 0.38, 0.4, 0.42, 0.44, 0.46, 0.48, 0.5], "y": [-22.49, -22.17, -21.84, -21.49, -21.13, -20.76, -20.36, -19.94, -19.49, -19.01, -18.47, -17.87, -17.18, -16.38, -15.41, -14.24, -12.78, -10.96, -8.652, -5.765, -2.226, 1.929, 6.465, 10.92, 14.73, 17.57, 19.46, 20.65, 21.42, 21.96, 22.39]}, {"hovertemplate": "<b>Sb2Se3 / CdS (I1)>>Defect 1>>total density [1/cm²]: 5.00e+12</b><br>Voc: 0.309 V<br>Jsc: 20.01 mA/cm²<br>FF: 44.0 %<br>η: 2.72 %<extra></extra>", "line": {"color": "#19D3F3", "dash": "dash", "width": 2}, "mode": "lines", "name": "Sim 36", "type": "scatter", "x": [-0.1, -0.08, -0.06, -0.04, -0.02, 0.0, 0.02, 0.04, 0.06, 0.08, 0.1, 0.12, 0.14, 0.16, 0.18, 0.2, 0.22, 0.24, 0.26, 0.28, 0.3, 0.32, 0.34, 0.36, 0.38, 0.4, 0.42, 0.44, 0.46, 0.48, 0.5], "y": [-21.73, -21.41, -21.08, -20.74, -20.39, -20.01, -19.62, -19.21, -18.76, -18.28, -17.75, -17.16, -16.48, -15.69, -14.74, -13.59, -12.16, -10.36, -8.094, -5.254, -1.775, 2.307, 6.759, 11.12, 14.85, 17.62, 19.46, 20.62, 21.38, 21.91, 22.33]}], "layout": {"height": 650, "hovermode": "closest", "legend": {"bgcolor": "rgba(255, 255, 255, 0.7)", "bordercolor": "gray", "borderwidth": 1, "x": 1.02, "xanchor": "left", "y": 1, "yanchor": "top"}, "title": {"text": "Plot 3.1: All SCAPS Simulations Overlaid with Experimental JV Curve"}, "width": 1100, "xaxis": {"title": {"text": "Voltage (V)"}}, "yaxis": {"title": {"text": "Current Density (mA/cm²)"}}}}
